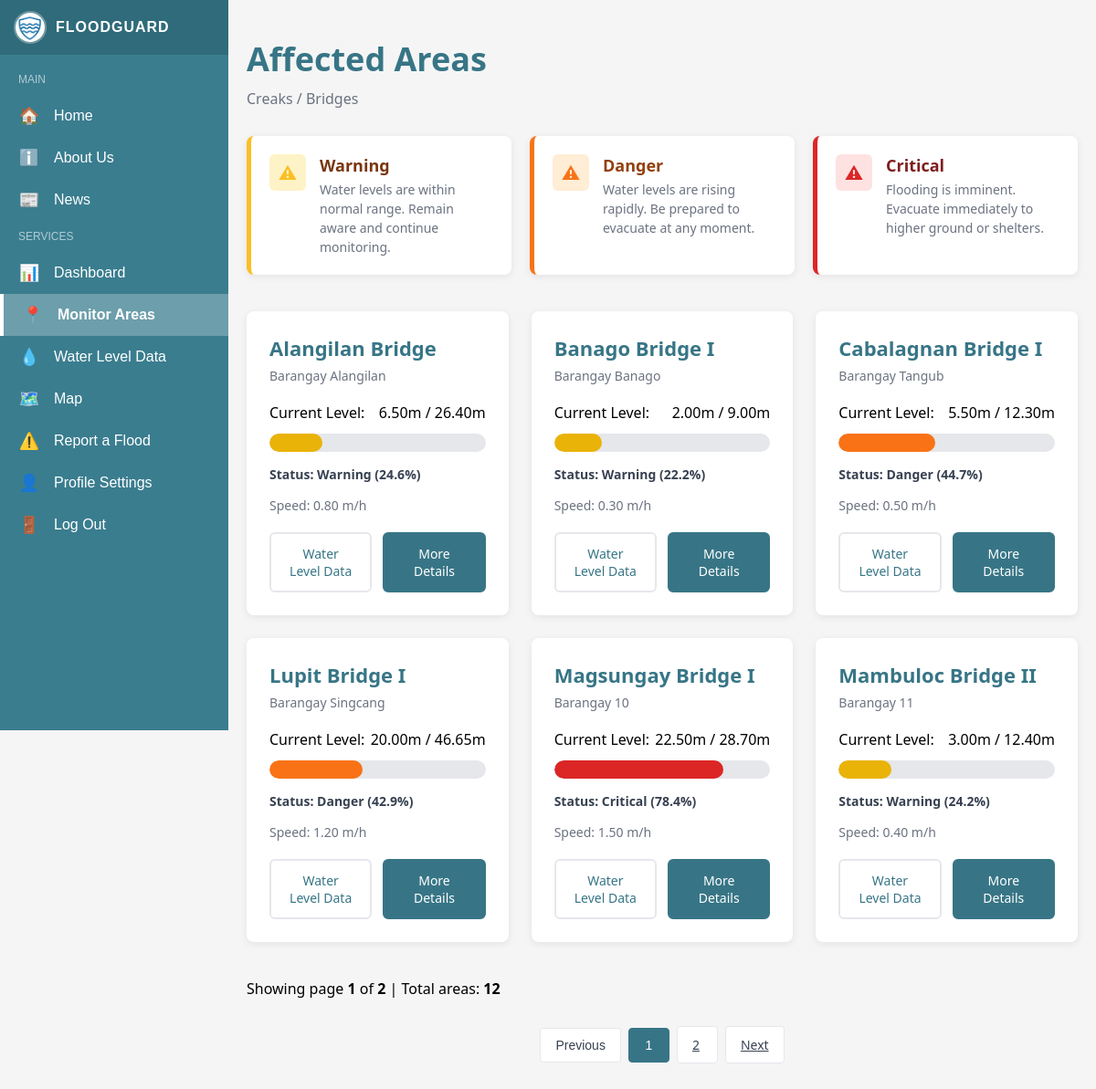
Page /views/user-affected-areas.php (signed in) on the committed database.
### tables this page shows
CREATE TABLE `affected_areas` (
  `id` int(10) UNSIGNED NOT NULL,
  `name` varchar(100) NOT NULL,
  `location` varchar(150) NOT NULL,
  `current_level` decimal(5,2) NOT NULL DEFAULT 0.00,
  `max_level` decimal(5,2) NOT NULL DEFAULT 0.00,
  `speed` decimal(5,2) NOT NULL DEFAULT 0.00,
  `updated_at` timestamp NOT NULL DEFAULT current_timestamp() ON UPDATE current_timestamp()
);

### controllers/affected-areas-controller.php (called while the page is built, shortened)
<?php
require_once __DIR__ . '/../config/config.php';
require_once __DIR__ . '/../models/affected_areas.php';
$itemsPerPage = 6;
$currentPage = isset($_GET['page']) && is_numeric($_GET['page']) ? intval($_GET['page']) : 1;
$totalRecords = get_affected_areas_count($conn);
$totalPages = max(1, ceil($totalRecords / $itemsPerPage));
$offset = ($currentPage - 1) * $itemsPerPage;
$bridges_data = get_affected_areas_paginated($conn, $itemsPerPage, $offset);
$bridges = [];
if ($bridges_data) {
    foreach ($bridges_data as $area) {
        $current = (float)$area['current_level'];
        $max = (float)$area['max_level'];
        $percentage = ($max > 0) ? min(100, ($current / $max) * 100) : 0;
        if ($percentage < 30) {
            $statusClass = 'warning';
        } elseif ($percentage < 75) {
            $statusClass = 'danger';
        } else {
            $statusClass = 'critical';
        }
        $bridges[] = [
            'name' => htmlspecialchars($area['name']),
            'location' => htmlspecialchars($area['location']),
            'current_level' => $current,
            'max_level' => $max,
            'speed' => (float)$area['speed'],
            'status' => $statusClass,
            'percentage' => round($percentage, 1)
        ];
    }
}
function generatePaginationButtons($currentPage, $totalPages) {
    $buttons = [];
    if ($currentPage > 1) {
        $buttons[] = ['page' => $currentPage - 1, 'label' => 'Previous', 'active' => false, 'disabled' => false];
    } else {
        $buttons[] = ['page' => 1, 'label' => 'Previous', 'active' => false, 'disabled' => true];
    }
    $startPage = max(1, $currentPage - 2);
    $endPage = min($totalPages, $currentPage + 2);
    for ($i = $startPage; $i <= $endPage; $i++) {
        $buttons[] = ['page' => $i, 'label' => $i, 'active' => ($i == $currentPage), 'disabled' => false];
    }
    if ($currentPage < $totalPages) {
        $buttons[] = ['page' => $currentPage + 1, 'label' => 'Next', 'active' => false, 'disabled' => false];
    } else {
        $buttons[] = ['page' => $totalPages, 'label' => 'Next', 'active' => false, 'disabled' => true];
    }
    return $buttons;
}
$paginationButtons = generatePaginationButtons($currentPage, $totalPages);
function getProgressClass($status) {
    return "progress-" . $status;
}
function getStatusLabel($status) {
    switch ($status) {
        case 'warning':
            return 'Warning';
        case 'danger':
            return 'Danger';
        case 'critical':
            return 'Critical';
    }
}
?>

### models/affected_areas.php (called while the page is built, shortened)
<?php
function get_affected_areas_paginated($conn, $limit = 10, $offset = 0) {
    $areas = [];
    $limit = intval($limit);
    $offset = intval($offset);
    $query = "SELECT id, name, location, current_level, max_level, speed, updated_at
              FROM affected_areas
              ORDER BY name ASC LIMIT $limit OFFSET $offset";
    $result = $conn->query($query);
    if ($result && $result->num_rows > 0) {
        while ($row = $result->fetch_assoc()) {
            $areas[] = $row;
        }
    }
    return $areas;
}
function get_affected_areas_count($conn) {
    $query = "SELECT COUNT(*) as total FROM affected_areas";
    $result = $conn->query($query);
    if ($result) {
        $row = $result->fetch_assoc();
        return (int)$row['total'];
    }
    return 0;
}
?>

### views/user-affected-areas.php (the view, shortened to what this page needs)
<?php
include '../controllers/affected-areas-controller.php';
?>
<!DOCTYPE html>
<html lang="en">
<head>
    <link rel="stylesheet" href="../assets/css/useraffectedareas.css">
</head>
<body>
<?php include 'include/user-sidebar.php'; ?>
<main class="affected-areas-page">
<div class="container">
    <div class="page-header">
        <h1 class="page-title">Affected Areas</h1>
        <p class="page-subtitle">Creaks / Bridges</p>
    </div>
    <section class="alert-section">
        <div class="alert-card alert-warning">
            <div class="alert-icon"><span>⚠</span></div>
            <div class="alert-content">
                <h3 class="alert-level">Warning</h3>
                <p class="alert-message">Water levels are within normal range. Remain aware and continue monitoring.</p>
            </div>
        </div>
        <div class="alert-card alert-danger">
            <div class="alert-icon"><span>⚠</span></div>
            <div class="alert-content">
                <h3 class="alert-level">Danger</h3>
                <p class="alert-message">Water levels are rising rapidly. Be prepared to evacuate at any moment.</p>
            </div>
        </div>
        <div class="alert-card alert-critical">
            <div class="alert-icon"><span>⚠</span></div>
            <div class="alert-content">
                <h3 class="alert-level">Critical</h3>
                <p class="alert-message">Flooding is imminent. Evacuate immediately to higher ground or shelters.</p>
            </div>
        </div>
    </section>
    <div class="bridge-grid">
    <?php foreach($bridges as $bridge): ?>
        <div class="bridge-card">
            <h2 class="bridge-name">
                <?= htmlspecialchars($bridge['name']) ?>
            </h2>
            <p class="bridge-location">
                <?= htmlspecialchars($bridge['location']) ?>
            </p>
            <div class="level-info">
                <span>Current Level:</span>
                <span>
                    <?= number_format($bridge['current_level'], 2) ?>m /
                    <?= number_format($bridge['max_level'], 2) ?>m
                </span>
            </div>
            <div class="progress-bar">
                <div class="progress-fill <?= getProgressClass($bridge['status']) ?>"
                    style="width: <?= $bridge['percentage'] ?>%;">
                </div>
            </div>
            <p class="status-label">
                Status: <?= getStatusLabel($bridge['status']) ?> (<?= $bridge['percentage'] ?>%)
            </p>
            <p class="speed-info">
                Speed: <?= number_format($bridge['speed'], 2) ?> m/h
            </p>
            <div class="button-group">
                <a href="user-water-level-data.php" class="btn btn-outline">
                    Water Level Data
                </a>
                <a href="user-view-map.php" class="btn btn-primary">
                    More Details
                </a>
            </div>
        </div>
    <?php endforeach; ?>
    </div>
    <div class="pagination-info">
        <p>Showing page <strong><?php echo $currentPage; ?></strong> of <strong><?php echo $totalPages; ?></strong> | Total areas: <strong><?php echo $totalRecords; ?></strong></p>
    </div>
    <div class="pagination">
        <?php foreach ($paginationButtons as $btn): ?>
            <?php if ($btn['disabled']): ?>
                <button class="page-btn disabled" disabled><?php echo $btn['label']; ?></button>
            <?php elseif ($btn['active']): ?>
                <button class="page-btn active"><?php echo $btn['label']; ?></button>
            <?php else: ?>
                <a href="?page=<?php echo $btn['page']; ?>" class="page-btn"><?php echo $btn['label']; ?></a>
            <?php endif; ?>
        <?php endforeach; ?>
    </div>
</div>
</main>
</body>
</html>

### assets/css/useraffectedareas.css (style rules this page uses)
* { margin: 0; padding: 0; box-sizing: border-box; }
body { font-family: system-ui, -apple-system, BlinkMacSystemFont, 'Segoe UI', Roboto, Oxygen, Ubuntu, Cantarell, 'Open Sans', 'Helvetica Neue', sans-serif; background-color: #f5f5f5; }
.affected-areas-page { padding: 40px 20px; min-height: 600px; }
.container { max-width: 1200px; margin: 0 auto; }
.page-header { margin-bottom: 30px; }
.page-title { color: #377586; font-size: 36px; font-weight: 600; margin-bottom: 8px; }
.page-subtitle { color: #6b7280; font-size: 16px; }
.alert-section { display: grid; grid-template-columns: repeat(3, 1fr); gap: 20px; margin-bottom: 40px; }
.alert-card { background: white; border-radius: 8px; padding: 20px; display: flex; gap: 15px; align-items: flex-start; box-shadow: 0 2px 8px rgba(0, 0, 0, 0.08); border-left: 5px solid; }
.alert-warning { border-left-color: #fbbf24; }
.alert-danger { border-left-color: #f97316; }
.alert-critical { border-left-color: #dc2626; }
.alert-icon { width: 40px; height: 40px; display: flex; align-items: center; justify-content: center; border-radius: 6px; font-size: 20px; flex-shrink: 0; font-weight: 600; }
.alert-warning .alert-icon { background-color: #fef3c7; color: #fbbf24; }
.alert-danger .alert-icon { background-color: #ffedd5; color: #f97316; }
.alert-critical .alert-icon { background-color: #fee2e2; color: #dc2626; }
.alert-content { flex: 1; }
.alert-level { font-size: 18px; font-weight: 700; margin-bottom: 4px; color: #1f2937; }
.alert-warning .alert-level { color: #78350f; }
.alert-danger .alert-level { color: #92400e; }
.alert-critical .alert-level { color: #7f1d1d; }
.alert-message { font-size: 14px; color: #4b5563; line-height: 1.5; font-weight: 500; }
.alert-message { font-size: 14px; color: #6b7280; line-height: 1.5; }
.bridge-grid { display: grid; grid-template-columns: repeat(3, 1fr); gap: 25px; margin-bottom: 40px; }
.bridge-card { background: white; border-radius: 8px; padding: 25px; box-shadow: 0 2px 8px rgba(0, 0, 0, 0.08); }
.bridge-name { font-size: 22px; font-weight: 600; color: #377586; margin-bottom: 6px; }
.bridge-location { font-size: 14px; color: #6b7280; margin-bottom: 20px; }
.level-info { display: flex; justify-content: space-between; align-items: center; margin-bottom: 12px; }
.progress-bar { width: 100%; height: 20px; background-color: #e5e7eb; border-radius: 10px; overflow: hidden; margin-bottom: 15px; }
.progress-fill { height: 100%; border-radius: 10px; transition: width 0.3s ease; }
.progress-warning { background-color: #eab308; }
.progress-danger { background-color: #f97316; }
.progress-critical { background-color: #dc2626; }
.status-label { font-size: 14px; color: #374151; margin-bottom: 15px; font-weight: 600; }
.speed-info { font-size: 14px; color: #6b7280; margin-bottom: 20px; }
.button-group { display: flex; gap: 12px; }
.btn { flex: 1; padding: 12px 20px; border-radius: 6px; font-size: 14px; font-weight: 500; cursor: pointer; transition: all 0.3s; text-align: center; text-decoration: none; display: inline-block; }
.btn-outline { background: white; color: #377586; border: 2px solid #e5e7eb; }
.btn-primary { background: #377586; color: white; border: 2px solid #377586; }
.pagination { display: flex; justify-content: center; align-items: center; gap: 8px; margin-top: 30px; }
.page-btn { padding: 10px 16px; background: white; border: 1px solid #e5e7eb; border-radius: 4px; font-size: 14px; color: #374151; cursor: pointer; transition: all 0.3s ease; min-width: 45px; }
.page-btn.active { background: #377586; color: white; border-color: #377586; }

### assets/css/sidebar.css (style rules this page uses)
main { margin-left: 250px; transition: margin-left 0.3s ease; }

### rows in the picture
affected_areas: name "Alangilan Bridge", location "Barangay Alangilan", current_level "6.50", max_level "26.40", status "Warning", percentage "24.6", speed "0.80", id "1"
affected_areas: name "Banago Bridge I", location "Barangay Banago", current_level "2.00", max_level "9.00", status "Warning", percentage "22.2", speed "0.30"
affected_areas: name "Cabalagnan Bridge I", location "Barangay Tangub", current_level "5.50", max_level "12.30", status "Danger", percentage "44.7", speed "0.50"
affected_areas: name "Lupit Bridge I", location "Barangay Singcang", current_level "20.00", max_level "46.65", status "Danger", percentage "42.9", speed "1.20"
affected_areas: name "Magsungay Bridge I", location "Barangay 10", current_level "22.50", max_level "28.70", status "Critical", percentage "78.4", speed "1.50"
affected_areas: name "Mambuloc Bridge II", location "Barangay 11", current_level "3.00", max_level "12.40", status "Warning", percentage "24.2", speed "0.40"

### other values in the picture
$currentPage "1"
$totalPages "2"
$totalRecords "12"
$btn['label'] "Previous"
$btn['label'] "2"
$btn['label'] "Next"
